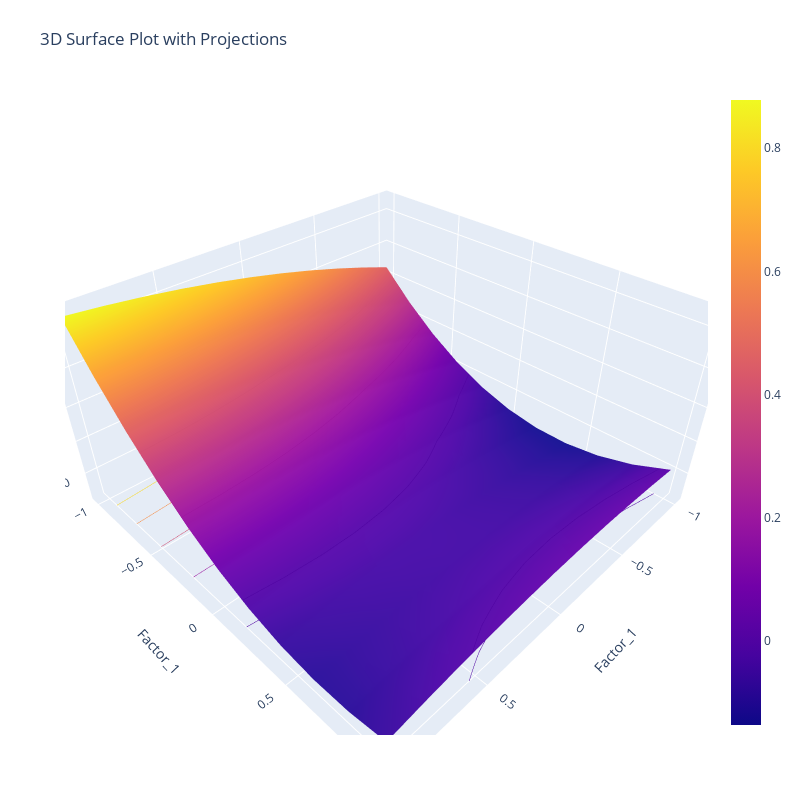

Notebook source saved alongside this figure:
### Code cell
import plotly.graph_objects as go
import numpy as np
import pandas as pd

# Assuming Resp_surf2 is your DataFrame

# Create coordinate arrays for the x and y values
X, Y = np.meshgrid(Resp_surf_ffact2.columns.astype(float), Resp_surf_ffact2.index.astype(float))

# Get the z values from the DataFrame
Z = Resp_surf_ffact2.values

# Create a Plotly 3D surface plot
fig = go.Figure(data=[go.Surface(z=Z, x=X, y=Y, contours_z=dict(
    show=True, usecolormap=True, highlightcolor="limegreen", project_z=True))])

# Update the layout
fig.update_layout(
    title='3D Surface Plot with Projections',
    scene=dict(
        xaxis_title='Factor_1',
        yaxis_title='Factor_1',
        zaxis_title='Intensity'
    ),
    autosize=False,
    width=800,
    height=800,
    margin=dict(l=65, r=50, b=65, t=90)
)

# Show the plot
fig.show()

### Figure 1 — Plotly figure (JSON) as saved in the notebook; plotly's stock layout.template omitted (floating-point values rounded to 4 significant figures)
{"data": [{"contours": {"z": {"highlightcolor": "limegreen", "project": {"z": true}, "show": true, "usecolormap": true}}, "type": "surface", "x": [[-1, -0.8, -0.6, -0.4, -0.2, 0, 0.2, 0.4, 0.6, 0.8, 1], [-1, -0.8, -0.6, -0.4, -0.2, 0, 0.2, 0.4, 0.6, 0.8, 1], [-1, -0.8, -0.6, -0.4, -0.2, 0, 0.2, 0.4, 0.6, 0.8, 1], [-1, -0.8, -0.6, -0.4, -0.2, 0, 0.2, 0.4, 0.6, 0.8, 1], [-1, -0.8, -0.6, -0.4, -0.2, 0, 0.2, 0.4, 0.6, 0.8, 1], [-1, -0.8, -0.6, -0.4, -0.2, 0, 0.2, 0.4, 0.6, 0.8, 1], [-1, -0.8, -0.6, -0.4, -0.2, 0, 0.2, 0.4, 0.6, 0.8, 1], [-1, -0.8, -0.6, -0.4, -0.2, 0, 0.2, 0.4, 0.6, 0.8, 1], [-1, -0.8, -0.6, -0.4, -0.2, 0, 0.2, 0.4, 0.6, 0.8, 1], [-1, -0.8, -0.6, -0.4, -0.2, 0, 0.2, 0.4, 0.6, 0.8, 1], [-1, -0.8, -0.6, -0.4, -0.2, 0, 0.2, 0.4, 0.6, 0.8, 1]], "y": [[-1, -1, -1, -1, -1, -1, -1, -1, -1, -1, -1], [-0.8, -0.8, -0.8, -0.8, -0.8, -0.8, -0.8, -0.8, -0.8, -0.8, -0.8], [-0.6, -0.6, -0.6, -0.6, -0.6, -0.6, -0.6, -0.6, -0.6, -0.6, -0.6], [-0.4, -0.4, -0.4, -0.4, -0.4, -0.4, -0.4, -0.4, -0.4, -0.4, -0.4], [-0.2, -0.2, -0.2, -0.2, -0.2, -0.2, -0.2, -0.2, -0.2, -0.2, -0.2], [0, 0, 0, 0, 0, 0, 0, 0, 0, 0, 0], [0.2, 0.2, 0.2, 0.2, 0.2, 0.2, 0.2, 0.2, 0.2, 0.2, 0.2], [0.4, 0.4, 0.4, 0.4, 0.4, 0.4, 0.4, 0.4, 0.4, 0.4, 0.4], [0.6, 0.6, 0.6, 0.6, 0.6, 0.6, 0.6, 0.6, 0.6, 0.6, 0.6], [0.8, 0.8, 0.8, 0.8, 0.8, 0.8, 0.8, 0.8, 0.8, 0.8, 0.8], [1, 1, 1, 1, 1, 1, 1, 1, 1, 1, 1]], "z": [[0.4617, 0.5249, 0.5834, 0.6371, 0.6859, 0.73, 0.7693, 0.8037, 0.8334, 0.8583, 0.8783], [0.2935, 0.3517, 0.4052, 0.4539, 0.4977, 0.5368, 0.5711, 0.6005, 0.6252, 0.6451, 0.6601], [0.1529, 0.2061, 0.2546, 0.2983, 0.3371, 0.3712, 0.4005, 0.4249, 0.4446, 0.4595, 0.4695], [0.03987, 0.08813, 0.1316, 0.1703, 0.2041, 0.2332, 0.2575, 0.2769, 0.2916, 0.3015, 0.3065], [-0.04553, -0.002267, 0.0362, 0.06987, 0.09873, 0.1228, 0.1421, 0.1565, 0.1662, 0.1711, 0.1711], [-0.1033, -0.06507, -0.0316, -0.002933, 0.02093, 0.04, 0.05427, 0.06373, 0.0684, 0.06827, 0.06333], [-0.1335, -0.1003, -0.0718, -0.04813, -0.02927, -0.0152, -0.005933, -0.001467, -0.0018, -0.006933, -0.01687], [-0.1361, -0.1079, -0.0844, -0.06573, -0.05187, -0.0428, -0.03853, -0.03907, -0.0444, -0.05453, -0.06947], [-0.1111, -0.08787, -0.0694, -0.05573, -0.04687, -0.0428, -0.04353, -0.04907, -0.0594, -0.07453, -0.09447], [-0.05853, -0.04027, -0.0268, -0.01813, -0.01427, -0.0152, -0.02093, -0.03147, -0.0468, -0.06693, -0.09187], [0.02167, 0.03493, 0.0434, 0.04707, 0.04593, 0.04, 0.02927, 0.01373, -0.0066, -0.03173, -0.06167]]}], "layout": {"autosize": false, "height": 800, "margin": {"b": 65, "l": 65, "r": 50, "t": 90}, "scene": {"xaxis": {"title": {"text": "Factor_1"}}, "yaxis": {"title": {"text": "Factor_1"}}, "zaxis": {"title": {"text": "Intensity"}}}, "title": {"text": "3D Surface Plot with Projections"}, "width": 800}}
